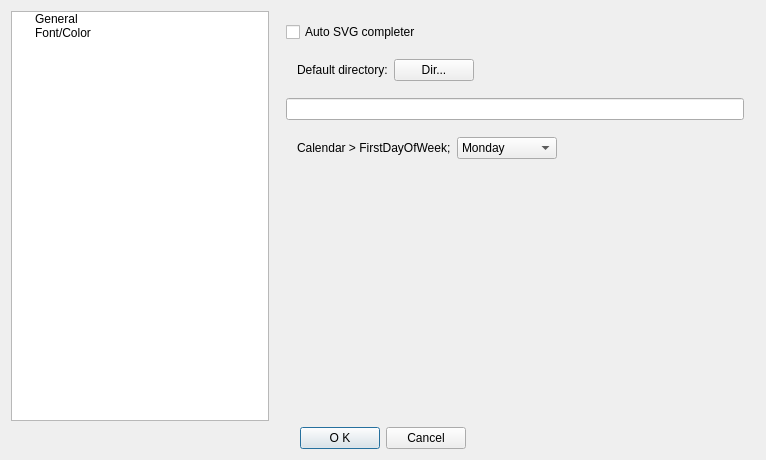
<?xml version="1.0" encoding="UTF-8"?>
<ui version="4.0">
 <class>SettingsDialogClass</class>
 <widget class="QDialog" name="SettingsDialogClass">
  <property name="geometry">
   <rect>
    <x>0</x>
    <y>0</y>
    <width>764</width>
    <height>460</height>
   </rect>
  </property>
  <property name="windowTitle">
   <string>SettingsDialog</string>
  </property>
  <layout class="QVBoxLayout" name="mainVerticalLayout">
   <item>
    <layout class="QHBoxLayout" name="horizontalLayout_3">
     <item>
      <widget class="QTreeWidget" name="treeWidget">
       <property name="sizePolicy">
        <sizepolicy hsizetype="Fixed" vsizetype="Expanding">
         <horstretch>0</horstretch>
         <verstretch>0</verstretch>
        </sizepolicy>
       </property>
       <property name="minimumSize">
        <size>
         <width>258</width>
         <height>258</height>
        </size>
       </property>
       <property name="maximumSize">
        <size>
         <width>125</width>
         <height>16777215</height>
        </size>
       </property>
       <property name="headerHidden">
        <bool>true</bool>
       </property>
       <column>
        <property name="text">
         <string>type</string>
        </property>
       </column>
       <item>
        <property name="text">
         <string>General</string>
        </property>
       </item>
       <item>
        <property name="text">
         <string>Font/Color</string>
        </property>
       </item>
      </widget>
     </item>
     <item>
      <widget class="QStackedWidget" name="stackedWidget">
       <property name="minimumSize">
        <size>
         <width>480</width>
         <height>400</height>
        </size>
       </property>
       <property name="currentIndex">
        <number>1</number>
       </property>
       <widget class="QWidget" name="page_5">
        <layout class="QVBoxLayout" name="verticalLayout_2">
         <item>
          <layout class="QHBoxLayout" name="horizontalLayout_2">
           <item>
            <widget class="QGroupBox" name="groupBox">
             <property name="title">
              <string>Editor</string>
             </property>
             <layout class="QFormLayout" name="formLayout">
              <item row="0" column="0">
               <widget class="QLabel" name="label">
                <property name="text">
                 <string>Font Size:</string>
                </property>
                <property name="alignment">
                 <set>Qt::AlignmentFlag::AlignRight|Qt::AlignmentFlag::AlignTrailing|Qt::AlignmentFlag::AlignVCenter</set>
                </property>
               </widget>
              </item>
              <item row="0" column="1">
               <widget class="QSpinBox" name="editorFontSize">
                <property name="maximumSize">
                 <size>
                  <width>100</width>
                  <height>16777215</height>
                 </size>
                </property>
                <property name="minimum">
                 <number>3</number>
                </property>
                <property name="maximum">
                 <number>64</number>
                </property>
               </widget>
              </item>
              <item row="1" column="0">
               <widget class="QLabel" name="label_2">
                <property name="text">
                 <string>Title/Headdings:</string>
                </property>
                <property name="alignment">
                 <set>Qt::AlignmentFlag::AlignRight|Qt::AlignmentFlag::AlignTrailing|Qt::AlignmentFlag::AlignVCenter</set>
                </property>
               </widget>
              </item>
              <item row="1" column="1">
               <widget class="QPushButton" name="headingsColorPB">
                <property name="maximumSize">
                 <size>
                  <width>100</width>
                  <height>16777215</height>
                 </size>
                </property>
                <property name="text">
                 <string/>
                </property>
               </widget>
              </item>
              <item row="2" column="0">
               <widget class="QLabel" name="label_15">
                <property name="text">
                 <string>Bold Italic color:</string>
                </property>
               </widget>
              </item>
              <item row="2" column="1">
               <widget class="QPushButton" name="boldItalicColorPB">
                <property name="maximumSize">
                 <size>
                  <width>100</width>
                  <height>16777215</height>
                 </size>
                </property>
                <property name="text">
                 <string/>
                </property>
               </widget>
              </item>
              <item row="3" column="0">
               <widget class="QLabel" name="label_6">
                <property name="text">
                 <string>Bold color:</string>
                </property>
                <property name="alignment">
                 <set>Qt::AlignmentFlag::AlignRight|Qt::AlignmentFlag::AlignTrailing|Qt::AlignmentFlag::AlignVCenter</set>
                </property>
               </widget>
              </item>
              <item row="3" column="1">
               <widget class="QPushButton" name="boldColorPB">
                <property name="maximumSize">
                 <size>
                  <width>100</width>
                  <height>16777215</height>
                 </size>
                </property>
                <property name="text">
                 <string/>
                </property>
               </widget>
              </item>
              <item row="4" column="0">
               <widget class="QLabel" name="label_10">
                <property name="text">
                 <string>Italic color:</string>
                </property>
               </widget>
              </item>
              <item row="4" column="1">
               <widget class="QPushButton" name="italicColorPB">
                <property name="maximumSize">
                 <size>
                  <width>100</width>
                  <height>16777215</height>
                 </size>
                </property>
                <property name="text">
                 <string/>
                </property>
               </widget>
              </item>
              <item row="5" column="0">
               <widget class="QLabel" name="label_11">
                <property name="text">
                 <string>Strikethrough:</string>
                </property>
               </widget>
              </item>
              <item row="5" column="1">
               <widget class="QPushButton" name="strikethroughColorPB">
                <property name="maximumSize">
                 <size>
                  <width>100</width>
                  <height>16777215</height>
                 </size>
                </property>
                <property name="text">
                 <string/>
                </property>
               </widget>
              </item>
              <item row="6" column="0">
               <widget class="QLabel" name="label_9">
                <property name="text">
                 <string>Match color:</string>
                </property>
               </widget>
              </item>
              <item row="6" column="1">
               <widget class="QPushButton" name="matchColorPB">
                <property name="maximumSize">
                 <size>
                  <width>100</width>
                  <height>16777215</height>
                 </size>
                </property>
                <property name="text">
                 <string/>
                </property>
               </widget>
              </item>
             </layout>
            </widget>
           </item>
           <item>
            <widget class="QGroupBox" name="groupBox_2">
             <property name="title">
              <string>Preview</string>
             </property>
             <layout class="QFormLayout" name="formLayout_2">
              <item row="1" column="0">
               <widget class="QLabel" name="label_3">
                <property name="text">
                 <string>Table Header color:</string>
                </property>
                <property name="alignment">
                 <set>Qt::AlignmentFlag::AlignRight|Qt::AlignmentFlag::AlignTrailing|Qt::AlignmentFlag::AlignVCenter</set>
                </property>
               </widget>
              </item>
              <item row="1" column="1">
               <widget class="QPushButton" name="CSVHeaderPB">
                <property name="maximumSize">
                 <size>
                  <width>100</width>
                  <height>16777215</height>
                 </size>
                </property>
                <property name="text">
                 <string/>
                </property>
               </widget>
              </item>
              <item row="2" column="0">
               <widget class="QLabel" name="label_4">
                <property name="text">
                 <string>Table Zebra-1 color:</string>
                </property>
                <property name="alignment">
                 <set>Qt::AlignmentFlag::AlignRight|Qt::AlignmentFlag::AlignTrailing|Qt::AlignmentFlag::AlignVCenter</set>
                </property>
               </widget>
              </item>
              <item row="2" column="1">
               <widget class="QPushButton" name="CSVZebra1PB">
                <property name="maximumSize">
                 <size>
                  <width>100</width>
                  <height>16777215</height>
                 </size>
                </property>
                <property name="text">
                 <string/>
                </property>
               </widget>
              </item>
              <item row="3" column="0">
               <widget class="QLabel" name="label_5">
                <property name="text">
                 <string>Table Zebra-2 color:</string>
                </property>
                <property name="alignment">
                 <set>Qt::AlignmentFlag::AlignRight|Qt::AlignmentFlag::AlignTrailing|Qt::AlignmentFlag::AlignVCenter</set>
                </property>
               </widget>
              </item>
              <item row="3" column="1">
               <widget class="QPushButton" name="CSVZebra2PB">
                <property name="maximumSize">
                 <size>
                  <width>100</width>
                  <height>16777215</height>
                 </size>
                </property>
                <property name="text">
                 <string/>
                </property>
               </widget>
              </item>
              <item row="4" column="0">
               <widget class="QLabel" name="label_12">
                <property name="text">
                 <string>Quote color:</string>
                </property>
               </widget>
              </item>
              <item row="4" column="1">
               <widget class="QPushButton" name="quotePB">
                <property name="maximumSize">
                 <size>
                  <width>100</width>
                  <height>16777215</height>
                 </size>
                </property>
                <property name="text">
                 <string/>
                </property>
               </widget>
              </item>
              <item row="5" column="0">
               <widget class="QLabel" name="label_13">
                <property name="text">
                 <string>Code block color:</string>
                </property>
               </widget>
              </item>
              <item row="6" column="0">
               <widget class="QLabel" name="label_14">
                <property name="text">
                 <string>Keisen block color:</string>
                </property>
               </widget>
              </item>
              <item row="5" column="1">
               <widget class="QPushButton" name="codeBlockPB">
                <property name="maximumSize">
                 <size>
                  <width>100</width>
                  <height>16777215</height>
                 </size>
                </property>
                <property name="text">
                 <string/>
                </property>
               </widget>
              </item>
              <item row="6" column="1">
               <widget class="QPushButton" name="keisenBlockPB">
                <property name="maximumSize">
                 <size>
                  <width>100</width>
                  <height>16777215</height>
                 </size>
                </property>
                <property name="text">
                 <string/>
                </property>
               </widget>
              </item>
              <item row="0" column="0">
               <widget class="QLabel" name="label_16">
                <property name="text">
                 <string>Font Size</string>
                </property>
               </widget>
              </item>
              <item row="0" column="1">
               <widget class="QSpinBox" name="previewFontSize">
                <property name="minimum">
                 <number>3</number>
                </property>
                <property name="maximum">
                 <number>64</number>
                </property>
               </widget>
              </item>
             </layout>
            </widget>
           </item>
          </layout>
         </item>
         <item>
          <layout class="QFormLayout" name="formLayout_3">
           <item row="0" column="0">
            <widget class="QLabel" name="label_7">
             <property name="text">
              <string>Active line cursor:</string>
             </property>
             <property name="alignment">
              <set>Qt::AlignmentFlag::AlignRight|Qt::AlignmentFlag::AlignTrailing|Qt::AlignmentFlag::AlignVCenter</set>
             </property>
            </widget>
           </item>
           <item row="0" column="1">
            <widget class="QPushButton" name="activeLineColorPB">
             <property name="maximumSize">
              <size>
               <width>100</width>
               <height>16777215</height>
              </size>
             </property>
             <property name="text">
              <string/>
             </property>
            </widget>
           </item>
           <item row="1" column="0">
            <widget class="QLabel" name="label_8">
             <property name="text">
              <string>Inactive line cursor:</string>
             </property>
             <property name="alignment">
              <set>Qt::AlignmentFlag::AlignRight|Qt::AlignmentFlag::AlignTrailing|Qt::AlignmentFlag::AlignVCenter</set>
             </property>
            </widget>
           </item>
           <item row="1" column="1">
            <widget class="QPushButton" name="inactiveLineColorPB">
             <property name="maximumSize">
              <size>
               <width>100</width>
               <height>16777215</height>
              </size>
             </property>
             <property name="text">
              <string/>
             </property>
            </widget>
           </item>
          </layout>
         </item>
        </layout>
       </widget>
       <widget class="QWidget" name="page_6">
        <layout class="QVBoxLayout" name="page_6_verticalLayout">
         <item>
          <widget class="QCheckBox" name="autoSvgCompleter">
           <property name="text">
            <string>Auto SVG completer</string>
           </property>
          </widget>
         </item>
         <item>
          <widget class="QWidget" name="widget" native="true">
           <property name="minimumSize">
            <size>
             <width>0</width>
             <height>40</height>
            </size>
           </property>
           <layout class="QHBoxLayout" name="horizontalLayout_4">
            <item>
             <widget class="QLabel" name="label_17">
              <property name="text">
               <string>Default directory:</string>
              </property>
             </widget>
            </item>
            <item>
             <widget class="QPushButton" name="defaultDirPB">
              <property name="text">
               <string>Dir...</string>
              </property>
             </widget>
            </item>
            <item>
             <spacer name="horizontalSpacer_3">
              <property name="orientation">
               <enum>Qt::Orientation::Horizontal</enum>
              </property>
              <property name="sizeHint" stdset="0">
               <size>
                <width>259</width>
                <height>20</height>
               </size>
              </property>
             </spacer>
            </item>
           </layout>
          </widget>
         </item>
         <item>
          <widget class="QLineEdit" name="defaultDir"/>
         </item>
         <item>
          <widget class="QWidget" name="widget_2" native="true">
           <property name="minimumSize">
            <size>
             <width>0</width>
             <height>40</height>
            </size>
           </property>
           <layout class="QHBoxLayout" name="horizontalLayout_5">
            <item>
             <widget class="QLabel" name="label_18">
              <property name="text">
               <string>Calendar &gt; FirstDayOfWeek;</string>
              </property>
             </widget>
            </item>
            <item>
             <widget class="QComboBox" name="firstDayOfWeekCB">
              <property name="minimumSize">
               <size>
                <width>100</width>
                <height>0</height>
               </size>
              </property>
              <item>
               <property name="text">
                <string>Monday</string>
               </property>
              </item>
              <item>
               <property name="text">
                <string>Tuesday</string>
               </property>
              </item>
              <item>
               <property name="text">
                <string>Wednesday</string>
               </property>
              </item>
              <item>
               <property name="text">
                <string>Thursday</string>
               </property>
              </item>
              <item>
               <property name="text">
                <string>Friday</string>
               </property>
              </item>
              <item>
               <property name="text">
                <string>Saturday</string>
               </property>
              </item>
              <item>
               <property name="text">
                <string>Sunday</string>
               </property>
              </item>
             </widget>
            </item>
            <item>
             <spacer name="horizontalSpacer_4">
              <property name="orientation">
               <enum>Qt::Orientation::Horizontal</enum>
              </property>
              <property name="sizeHint" stdset="0">
               <size>
                <width>182</width>
                <height>20</height>
               </size>
              </property>
             </spacer>
            </item>
           </layout>
          </widget>
         </item>
         <item>
          <spacer name="page_6_verticalSpacer">
           <property name="orientation">
            <enum>Qt::Orientation::Vertical</enum>
           </property>
           <property name="sizeHint" stdset="0">
            <size>
             <width>20</width>
             <height>40</height>
            </size>
           </property>
          </spacer>
         </item>
        </layout>
       </widget>
      </widget>
     </item>
    </layout>
   </item>
   <item>
    <layout class="QHBoxLayout" name="horizontalLayout">
     <item>
      <spacer name="horizontalSpacer">
       <property name="orientation">
        <enum>Qt::Orientation::Horizontal</enum>
       </property>
       <property name="sizeHint" stdset="0">
        <size>
         <width>40</width>
         <height>20</height>
        </size>
       </property>
      </spacer>
     </item>
     <item>
      <widget class="QPushButton" name="pushButton">
       <property name="text">
        <string>O K</string>
       </property>
       <property name="default">
        <bool>true</bool>
       </property>
      </widget>
     </item>
     <item>
      <widget class="QPushButton" name="pushButton_2">
       <property name="text">
        <string>Cancel</string>
       </property>
      </widget>
     </item>
     <item>
      <spacer name="horizontalSpacer_2">
       <property name="orientation">
        <enum>Qt::Orientation::Horizontal</enum>
       </property>
       <property name="sizeHint" stdset="0">
        <size>
         <width>40</width>
         <height>20</height>
        </size>
       </property>
      </spacer>
     </item>
    </layout>
   </item>
  </layout>
 </widget>
 <layoutdefault spacing="6" margin="11"/>
 <tabstops>
  <tabstop>editorFontSize</tabstop>
  <tabstop>headingsColorPB</tabstop>
  <tabstop>boldItalicColorPB</tabstop>
  <tabstop>boldColorPB</tabstop>
  <tabstop>italicColorPB</tabstop>
  <tabstop>strikethroughColorPB</tabstop>
  <tabstop>matchColorPB</tabstop>
  <tabstop>CSVHeaderPB</tabstop>
  <tabstop>CSVZebra1PB</tabstop>
  <tabstop>CSVZebra2PB</tabstop>
  <tabstop>quotePB</tabstop>
  <tabstop>codeBlockPB</tabstop>
  <tabstop>keisenBlockPB</tabstop>
  <tabstop>activeLineColorPB</tabstop>
  <tabstop>inactiveLineColorPB</tabstop>
  <tabstop>pushButton</tabstop>
  <tabstop>pushButton_2</tabstop>
 </tabstops>
 <resources/>
 <connections>
  <connection>
   <sender>pushButton</sender>
   <signal>clicked()</signal>
   <receiver>SettingsDialogClass</receiver>
   <slot>accept()</slot>
   <hints>
    <hint type="sourcelabel">
     <x>253</x>
     <y>375</y>
    </hint>
    <hint type="destinationlabel">
     <x>143</x>
     <y>299</y>
    </hint>
   </hints>
  </connection>
  <connection>
   <sender>pushButton_2</sender>
   <signal>clicked()</signal>
   <receiver>SettingsDialogClass</receiver>
   <slot>reject()</slot>
   <hints>
    <hint type="sourcelabel">
     <x>358</x>
     <y>376</y>
    </hint>
    <hint type="destinationlabel">
     <x>478</x>
     <y>372</y>
    </hint>
   </hints>
  </connection>
 </connections>
 <slots>
  <slot>onHeadingColorButtonClicked()</slot>
 </slots>
</ui>
